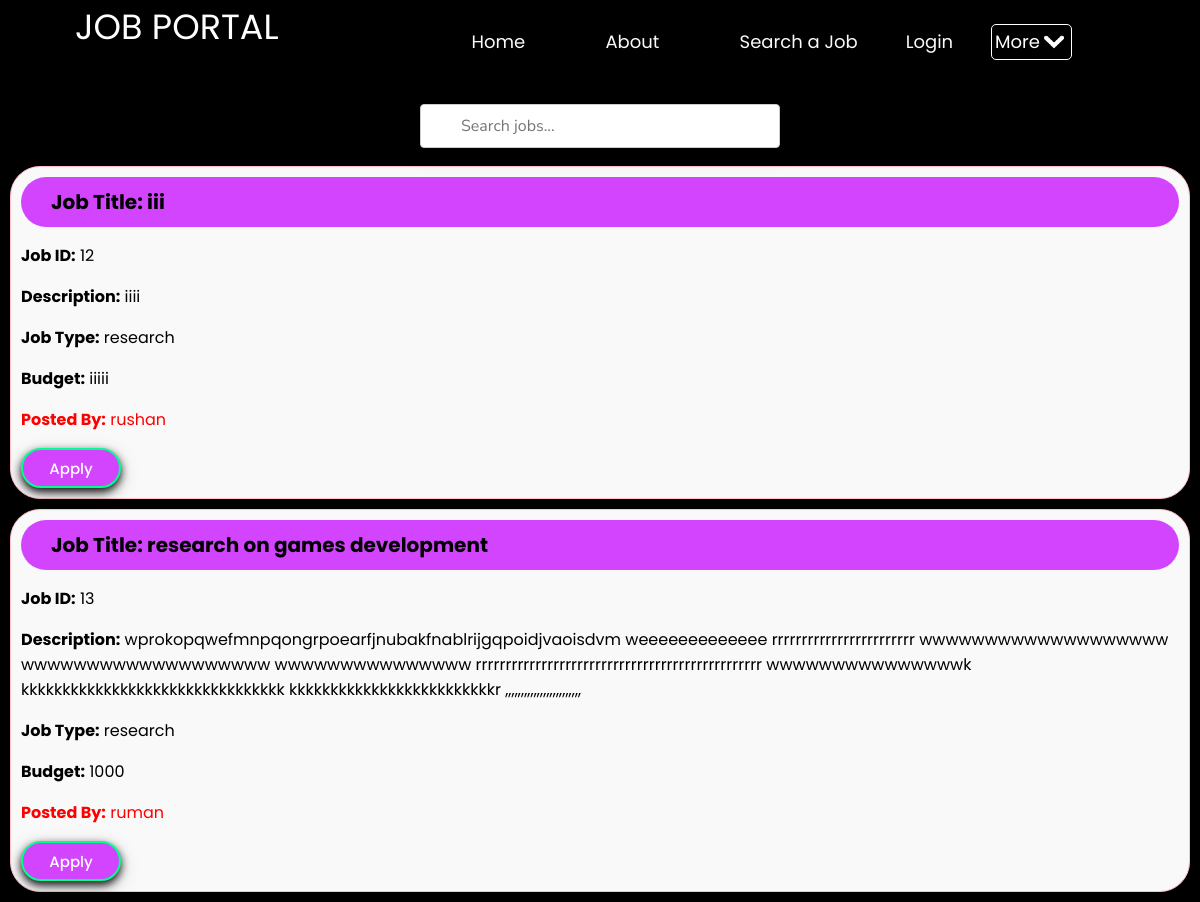
/jobportal/research.php, run on the app's committed database.
### tables this page shows
CREATE TABLE `job` (
  `jobid` int(10) NOT NULL,
  `jobtitle` varchar(50) NOT NULL,
  `description` varchar(1400) NOT NULL,
  `type` varchar(20) NOT NULL,
  `budget` varchar(1000) NOT NULL,
  `username` varchar(20) NOT NULL,
  `userid` int(10) NOT NULL
);

### jobportal/research.php (the view, shortened to what this page needs)
<html>
    <head>
        <link rel="stylesheet" href="home.css">
    </head>
    <body>
    <?php include("nav.php");?>
<input type="text" placeholder="Search jobs..." id="search-bar">
<body>
<?php
$conn = new mysqli("localhost", "root", "", "jobportaldb");
$result = $conn->query("SELECT * FROM job WHERE type = 'research'");
if ($result->num_rows > 0) {
    while ($row = $result->fetch_assoc()) {
        echo '<div class="job-card">';
        echo '<div class="job-card-header">Job Title: ' .$row['jobtitle'] . '</div>';
        echo '<p><strong>Job ID:</strong> ' . $row['jobid'] . '</p>';
        echo '<p><strong>Description:</strong> ' . $row['description'] . '</p>';
        echo '<p><strong>Job Type:</strong> ' . $row['type'] . '</p>';
        echo '<p><strong>Budget:</strong> ' . $row['budget'] . '</p>';
        echo '<a href="userdata.php?username=' . $row['username'] . '"><p style="color:red;"><strong>Posted By:</strong> ' . $row['username'] . '</p></a>';
        echo '<button class="explore" onclick="applyForJob(' . $row['jobid'] . ')">Apply</button>';
        echo '</div>';
    }
} else {
    echo 'No jobs found.';
}
?>
</body>
</html>
                </body>
                </html>

### jobportal/home.css (style rules this page uses)
html { scroll-behavior: smooth; }
body { background-color: rgb(0, 0, 0); }
* { list-style: none; text-decoration: none; }
.explore { border-radius: 30px ; background-color: #D344FF; color: rgb(0, 0, 0); font-size: 15px; box-shadow: 0 4px 8px 0 rgba(8, 8, 8, 0.933), 0 6px 20px 0 rgba(0, 0, 0, 0.19); font-family: 'Poppins', sans-serif; height: 50px; width: 150px; border: 2px solid; border-color: #01FF8F; font-weight: 500; }
input[type=text], select,textarea { width: 70%; padding: 12px 20px; background-color: #000000; margin: 8px 0; color: aliceblue; font-family:'Nunito Sans', sans-serif ; display: inline-block; font-size: 20px; box-shadow: 0 4px 8px 0 rgba(0, 0, 0, 0.2), 0 6px 20px 0 rgba(0, 0, 0, 0.19); border: 1px solid #ccc; border-radius: 4px; box-sizing: border-box; }
input[type=text], select :hover { box-shadow: #00FF9F; }

### jobportal/nav.css (style rules this page uses)
* { list-style: none; text-decoration: none; }

### jobportal/research.php (style rules this page uses)
input[type="text"] { width: 30%; padding: 10px; margin-left: 35%; margin-top:20px; box-sizing: border-box; border: 1px solid #ccc; border-radius: 4px; font-size: 16px; background-color: white; background-image: url('search-icon.png'); background-position: 10px 10px; background-repeat: no-repeat; padding-left: 40px; }
.job-card { border-radius:30px; border: 1px solid pink; font-family: 'Poppins', sans-serif; padding: 10px; margin: 10px; background-color: #f9f9f9; }
.job-card-header { background-color: #D344FF; border-radius:30px; padding: 10px; padding-left:30px; font-weight: bold; font-size:20px; }
.explore { border-radius: 30px ; background-color: #D344FF; color: white; font-size: 15px; font-family: 'Poppins', sans-serif; height: 40px; width: 100px; border: 2px solid; border-color: #01FF8F; font-weight: 500; }

### jobportal/nav.php (style rules this page uses)
* { box-sizing:border-box; }
body { margin: 0; font-family: 'Poppins', sans-serif; }

### data on the page
job: jobtitle "iii", jobid "12", description "iiii", type "research", budget "iiiii", username "rushan"
job: jobtitle "research on games development", jobid "13", description "wprokopqwefmnpqongrpoearfjnubakfnablrijgqpoidjvaoisdvm weeeeeeeeeeeee rrrrrrrrrrrrrrrrrrrrrrrr wwwwwwwwwwwwwwwwwww wwwwwwwwwwwwwwwwwww wwwwwwwwwwwwwww rrrrrrrrrrrrrrrrrrrrrrrrrrrrrrrrrrrrrrrrrrrrrrrr wwwwwwwwwwwwwwwk kkkkkkkkkkkkkkkkkkkkkkkkkkkkkkkk kkkkkkkkkkkkkkkkkkkkkkkkkr ,,,,,,,,,,,,,,,,,,,,,,,,", type "research", budget "1000", username "ruman"
